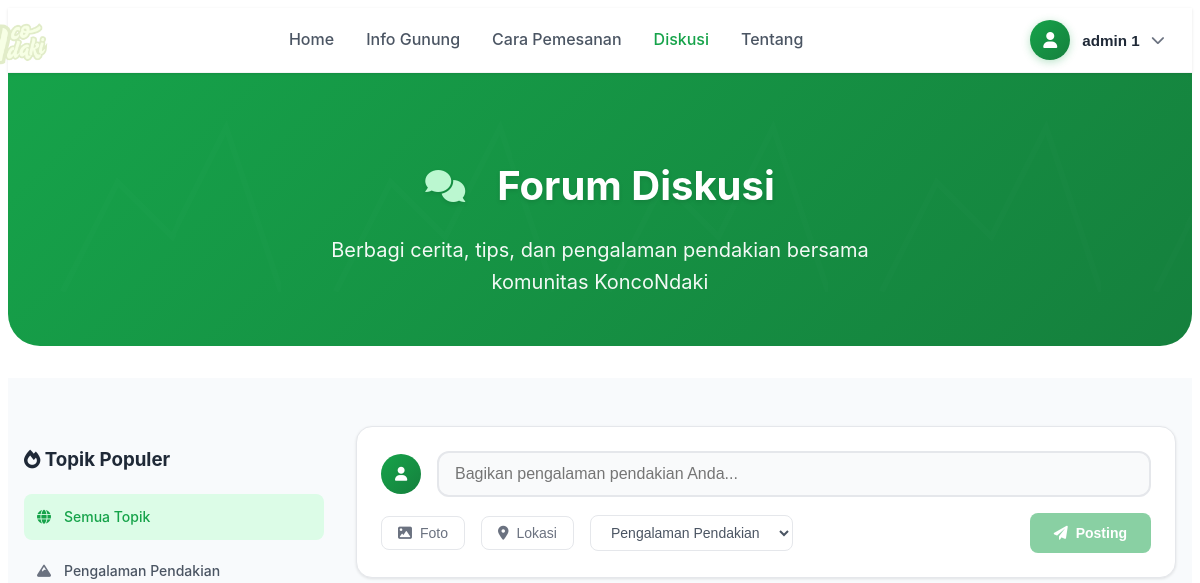
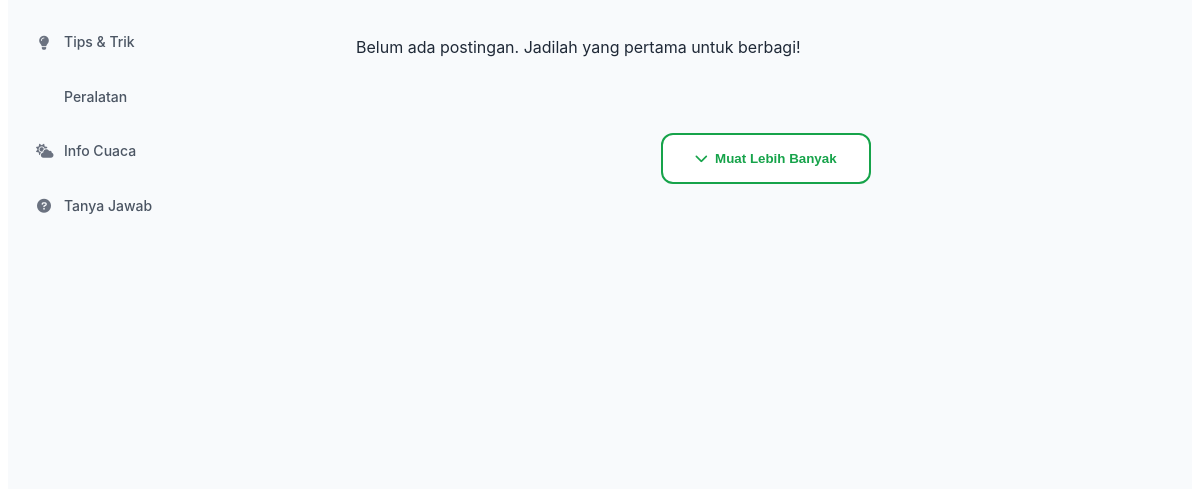
The app's page /diskusi.php (signed in, upper part), older data (2 pictures, top to bottom).
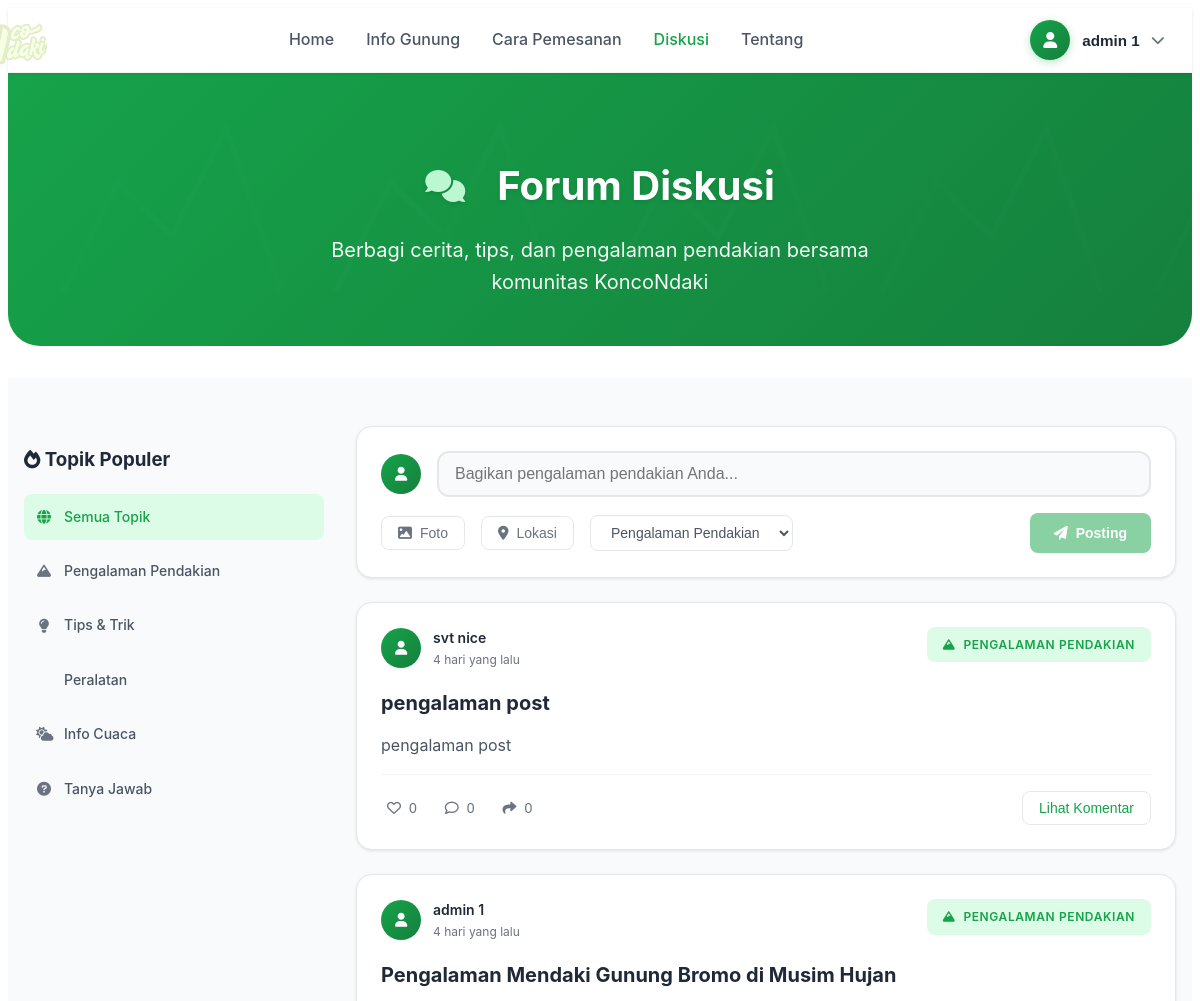
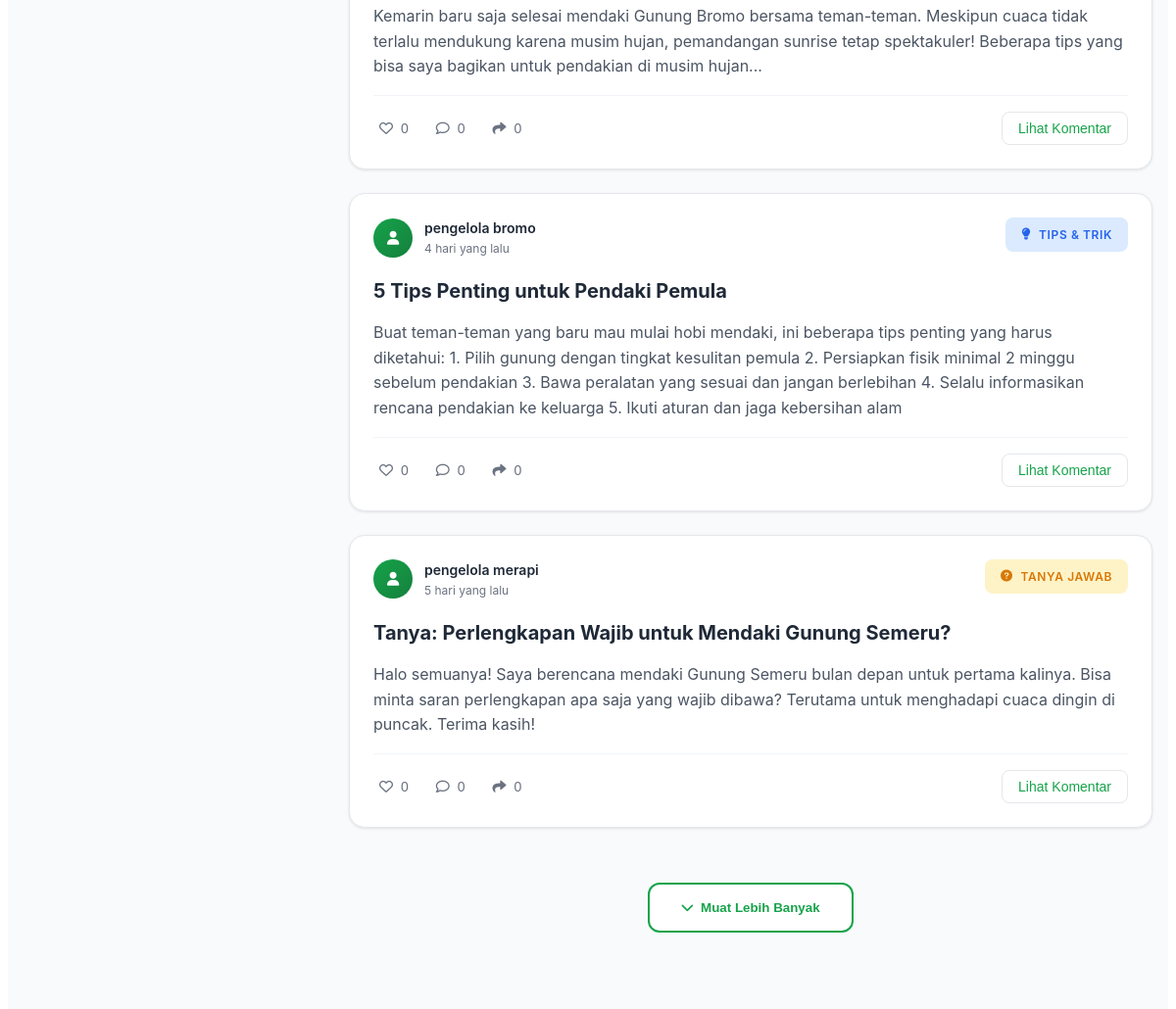
The same page, newer data (2 pictures, top to bottom).
### tables this page shows
CREATE TABLE `forum_posts` (
  `id` int(11) NOT NULL,
  `user_id` int(11) NOT NULL,
  `title` varchar(255) NOT NULL,
  `content` text NOT NULL,
  `category` enum('pengalaman','tips','peralatan','cuaca','tanya-jawab') NOT NULL DEFAULT 'pengalaman',
  `created_at` timestamp NOT NULL DEFAULT current_timestamp(),
  `updated_at` timestamp NOT NULL DEFAULT current_timestamp() ON UPDATE current_timestamp()
);

CREATE TABLE `users` (
  `id` int(11) NOT NULL,
  `first_name` varchar(100) NOT NULL,
  `last_name` varchar(100) NOT NULL,
  `email` varchar(255) NOT NULL,
  `phone` varchar(20) NOT NULL,
  `password` varchar(255) NOT NULL,
  `role` enum('pendaki','porter','guide','ojek','admin','basecamp','pengelola_gunung') NOT NULL DEFAULT 'pendaki',
  `gunung_bertugas_id` int(11) DEFAULT NULL,
  `gunung_id` int(11) DEFAULT NULL,
  `created_at` datetime NOT NULL,
  `updated_at` timestamp NOT NULL DEFAULT current_timestamp() ON UPDATE current_timestamp(),
  `profile_picture` varchar(255) DEFAULT NULL
);

### diskusi.php (the view, shortened to what this page needs)
<?php
require_once 'config/database.php';
try {
    $stmt = $pdo->prepare("
        SELECT fp.*, u.first_name, u.last_name, u.email,
               COALESCE(l.like_count, 0) as like_count,
               COALESCE(c.comment_count, 0) as comment_count,
               DATE_FORMAT(fp.created_at, '%d/%m/%Y %H:%i') as formatted_date,
               CASE
                   WHEN fp.created_at >= DATE_SUB(NOW(), INTERVAL 1 HOUR) THEN 'Baru saja'
                   WHEN fp.created_at >= DATE_SUB(NOW(), INTERVAL 1 DAY) THEN CONCAT(TIMESTAMPDIFF(HOUR, fp.created_at, NOW()), ' jam yang lalu')
                   ELSE CONCAT(TIMESTAMPDIFF(DAY, fp.created_at, NOW()), ' hari yang lalu')
               END as time_ago
        FROM forum_posts fp
        JOIN users u ON fp.user_id = u.id
        LEFT JOIN (
            SELECT post_id, COUNT(*) as like_count
            FROM forum_likes
            GROUP BY post_id
        ) l ON fp.id = l.post_id
        LEFT JOIN (
            SELECT post_id, COUNT(*) as comment_count
            FROM forum_comments
            GROUP BY post_id
        ) c ON fp.id = c.post_id
        ORDER BY fp.created_at DESC
        LIMIT 10
    ");
    $stmt->execute();
    $initial_posts = $stmt->fetchAll();
} catch (Exception $e) {
    $initial_posts = [];
}
$firstName = $_SESSION['first_name'] ?? 'User';
$lastName = $_SESSION['last_name'] ?? '';
$profilePicture = $_SESSION['profile_picture'] ?? '';
?>
<!DOCTYPE html>
<html lang="id">
<head>
    <link rel="stylesheet" href="styles/style.css">
    <link rel="stylesheet" href="styles/dashboard-styles.css">
    <link rel="stylesheet" href="styles/diskusi.css">
    <link href="https://cdnjs.cloudflare.com/ajax/libs/font-awesome/6.0.0/css/all.min.css" rel="stylesheet">
</head>
<body>
    <nav class="navbar">
        <div class="nav-container">
            <div class="nav-content">
                <div class="logo">
                    <img src="images/logo.png" alt="KoncoNdaki Logo">
                </div>
                <div class="nav-links desktop-nav">
                    <a href="dashboard.php" class="nav-link">Home</a>
                    <a href="info-gunung.php" class="nav-link">Info Gunung</a>
                    <a href="cara-pemesanan.php" class="nav-link">Cara Pemesanan</a>
                    <a href="diskusi.php" class="nav-link active">Diskusi</a>
                    <a href="tentang.php" class="nav-link">Tentang</a>
                </div>
                <div class="user-profile desktop-nav">
                    <div class="profile-dropdown">
                        <button class="profile-btn" id="profileBtn">
                            <div class="profile-avatar">
                                <?php if (!empty($profilePicture)): ?>
                                    <img src="uploads/<?php echo htmlspecialchars($profilePicture); ?>" alt="Foto Profil" class="profile-img">
                                <?php else: ?>
                                    <i class="fas fa-user"></i>
                                <?php endif; ?>
                            </div>
                            <span class="profile-name" id="profileName">
                                <?php echo htmlspecialchars($firstName . ' ' . $lastName); ?>
                            </span>
                            <i class="fas fa-chevron-down profile-arrow"></i>
                        </button>
                    </div>
                </div>
            </div>
        </div>
    </nav>
    <section class="page-header">
        <div class="container">
            <div class="header-content">
                <h1><i class="fas fa-comments"></i> Forum Diskusi</h1>
                <p>Berbagi cerita, tips, dan pengalaman pendakian bersama komunitas KoncoNdaki</p>
            </div>
        </div>
    </section>
    <section class="forum-section">
        <div class="container">
            <div class="forum-layout">
                <div class="forum-sidebar">
                    <div class="sidebar-card">
                        <h3><i class="fas fa-fire"></i> Topik Populer</h3>
                        <div class="popular-topics">
                            <div class="topic-tag active" data-category="all">
                                <i class="fas fa-globe"></i>
                                Semua Topik
                            </div>
                            <div class="topic-tag" data-category="pengalaman">
                                <i class="fas fa-mountain"></i>
                                Pengalaman Pendakian
                            </div>
                            <div class="topic-tag" data-category="tips">
                                <i class="fas fa-lightbulb"></i>
                                Tips & Trik
                            </div>
                            <div class="topic-tag" data-category="peralatan">
                                Peralatan
                            </div>
                            <div class="topic-tag" data-category="cuaca">
                                <i class="fas fa-cloud-sun"></i>
                                Info Cuaca
                            </div>
                            <div class="topic-tag" data-category="tanya-jawab">
                                <i class="fas fa-question-circle"></i>
                                Tanya Jawab
                            </div>
                        </div>
                    </div>
                </div>
                <div class="forum-main">
                    <div class="create-post-card">
                        <div class="create-post-header">
                            <div class="user-avatar">
                                <?php if (!empty($profilePicture)): ?>
                                    <img src="uploads/<?php echo htmlspecialchars($profilePicture); ?>" alt="Foto Profil" class="profile-img">
                                <?php else: ?>
                                    <i class="fas fa-user"></i>
                                <?php endif; ?>
                            </div>
                            <input type="text" placeholder="Bagikan pengalaman pendakian Anda..." id="createPostInput">
                        </div>
                        <div class="create-post-actions">
                            <div class="post-options">
                                <button class="post-option" id="addImageBtn">
                                    <i class="fas fa-image"></i>
                                    Foto
                                </button>
                                <button class="post-option" id="addLocationBtn">
                                    <i class="fas fa-map-marker-alt"></i>
                                    Lokasi
                                </button>
                                <select class="category-select" id="categorySelect">
                                    <option value="pengalaman">Pengalaman Pendakian</option>
                                </select>
                            </div>
                            <button class="btn-post" id="submitPostBtn">
                                <i class="fas fa-paper-plane"></i>
                                Posting
                            </button>
                        </div>
                    </div>
                    <div class="posts-feed" id="postsFeed">
                        <?php if (!empty($initial_posts)): ?>
                            <?php foreach ($initial_posts as $post): ?>
                                <?php
                                $categoryInfo = [
                                    'pengalaman' => ['name' => 'Pengalaman Pendakian', 'icon' => 'fa-mountain', 'class' => 'pengalaman'],
                                    'tips' => ['name' => 'Tips & Trik', 'icon' => 'fa-lightbulb', 'class' => 'tips'],
                                    'peralatan' => ['name' => 'Peralatan', 'icon' => 'fa-backpack', 'class' => 'peralatan'],
                                    'cuaca' => ['name' => 'Info Cuaca', 'icon' => 'fa-cloud-sun', 'class' => 'cuaca'],
                                    'tanya-jawab' => ['name' => 'Tanya Jawab', 'icon' => 'fa-question-circle', 'class' => 'tanya-jawab']
                                ];
                                $category = $categoryInfo[$post['category']] ?? $categoryInfo['pengalaman'];
                                $fullName = htmlspecialchars($post['first_name'] . ' ' . $post['last_name']);
                                ?>
                                <div class="post-card" data-category="<?php echo $post['category']; ?>" data-post-id="<?php echo $post['id']; ?>">
                                    <div class="post-header">
                                        <div class="post-author">
                                            <div class="author-avatar">
                                                <i class="fas fa-user"></i>
                                            </div>
                                            <div class="author-info">
                                                <span class="author-name"><?php echo $fullName; ?></span>
                                                <span class="post-time"><?php echo $post['time_ago']; ?></span>
                                            </div>
                                        </div>
                                        <div class="post-category <?php echo $category['class']; ?>">
                                            <i class="fas <?php echo $category['icon']; ?>"></i>
                                            <?php echo $category['name']; ?>
                                        </div>
                                    </div>
                                    <div class="post-content">
                                        <h3><?php echo htmlspecialchars($post['title']); ?></h3>
                                        <p><?php echo htmlspecialchars($post['content']); ?></p>
                                    </div>
                                    <div class="post-footer">
                                        <div class="post-stats">
                                            <button class="stat-btn like-btn" data-post="<?php echo $post['id']; ?>">
                                                <i class="far fa-heart"></i>
                                                <span><?php echo $post['like_count']; ?></span>
                                            </button>
                                            <button class="stat-btn comment-btn" data-post="<?php echo $post['id']; ?>">
                                                <i class="far fa-comment"></i>
                                                <span><?php echo $post['comment_count']; ?></span>
                                            </button>
                                            <button class="stat-btn share-btn">
                                                <i class="fas fa-share"></i>
                                                <span>0</span>
                                            </button>
                                        </div>
                                        <button class="btn-read-more" onclick="expandPost(<?php echo $post['id']; ?>)">
                                            Lihat Komentar
                                        </button>
                                    </div>
                                </div>
                            <?php endforeach; ?>
                        <?php else: ?>
                            <div class="no-posts">
                                <p>Belum ada postingan. Jadilah yang pertama untuk berbagi!</p>
                            </div>
                        <?php endif; ?>
                    </div>
                    <div class="load-more-section">
                        <button class="btn-load-more" id="loadMoreBtn">
                            <i class="fas fa-chevron-down"></i>
                            Muat Lebih Banyak
                        </button>
                    </div>
                </div>
            </div>
        </div>
    </section>
</body>
</html>

### styles/style.css (style rules this page uses)
body { font-family: -apple-system, BlinkMacSystemFont, 'Segoe UI', Roboto, Oxygen, Ubuntu, Cantarell, sans-serif; line-height: 1.6; color: #1f2937; background-color: #ffffff; }
.container { max-width: 1200px; margin: 0 auto; padding: 0 1rem; }
.navbar { background-color: #ffffff; box-shadow: 0 1px 3px rgba(0, 0, 0, 0.1); border-bottom: 1px solid #f3f4f6; position: sticky; top: 0; z-index: 1000; }
.nav-container { max-width: 1200px; margin: 0 auto; padding: 0 1rem; }
.nav-content { display: flex; justify-content: space-between; align-items: center; height: 4rem; }
.logo { display: flex; align-items: center; gap: 0.5rem; font-size: 1.25rem; font-weight: bold; margin-left: -100px; color: #1f2937; }
.logo img { height: 150%; width: 150%; max-width: 150px; max-height: 150px; object-fit: cover; margin-top: 10px; }
.nav-links { display: flex; align-items: center; gap: 2rem; }
.nav-link { text-decoration: none; color: #4b5563; font-weight: 500; transition: color 0.2s ease; }
.nav-link:hover, .nav-link.active { color: #16a34a; }
.page-header { background: linear-gradient(135deg, #16a34a 0%, #15803d 100%); color: white; padding: 4rem 0 2rem; position: relative; overflow: hidden; border-radius: 0 0 2rem 2rem; margin-bottom: 2rem; }
.page-header .header-content { text-align: center; position: relative; z-index: 1; max-width: 900px; margin: 0 auto; }
.page-header h1 { font-size: 2.5rem; font-weight: 800; margin-bottom: 1rem; display: flex; align-items: center; justify-content: center; gap: 1rem; }
.page-header h1 i { font-size: 2rem; }
.page-header p { font-size: 1.2rem; opacity: 0.9; max-width: 600px; margin: 0 auto 2rem auto; }

### styles/dashboard-styles.css (style rules this page uses)
.user-profile { position: relative; }
.profile-dropdown { position: relative; }
.profile-btn { display: flex; align-items: center; gap: 0.75rem; background: none; border: none; cursor: pointer; padding: 0.75rem; border-radius: 0.75rem; transition: all 0.2s ease; min-width: 0; }
.profile-avatar { width: 2.5rem; height: 2.5rem; background: linear-gradient(135deg, #16a34a 0%, #15803d 100%); border-radius: 50%; display: flex; align-items: center; justify-content: center; color: white; font-size: 1rem; font-weight: 600; box-shadow: 0 2px 8px rgba(22, 163, 74, 0.3); flex-shrink: 0; }
.profile-name { font-weight: 600; color: #1f2937; font-size: 0.95rem; white-space: nowrap; overflow: hidden; text-overflow: ellipsis; max-width: 120px; }
.profile-arrow { color: #6b7280; font-size: 0.875rem; transition: transform 0.2s ease; flex-shrink: 0; }

Row changes from the older to the newer data that the page shows:
added forum_posts: user.last_name "svt nice", time_ago "4 hari yang lalu", category "PENGALAMAN PENDAKIAN", title "pengalaman post", content "pengalaman post", like_count "0", comment_count "0"
added forum_posts: user.last_name "admin 1", time_ago "4 hari yang lalu", category "PENGALAMAN PENDAKIAN", title "Pengalaman Mendaki Gunung Bromo di Musim Hujan", content "Kemarin baru saja selesai mendaki Gunung Bromo bersama teman-teman. Meskipun cuaca tidak terlalu mendukung karena musim hujan, pemandangan sunrise tetap spektakuler! Beberapa tips yang bisa saya bagikan untuk pendakian di musim hujan...", like_count "0", comment_count "0"
added forum_posts: user.last_name "pengelola bromo", time_ago "4 hari yang lalu", category "TIPS & TRIK", title "5 Tips Penting untuk Pendaki Pemula", content "Buat teman-teman yang baru mau mulai hobi mendaki, ini beberapa tips penting yang harus diketahui: 1. Pilih gunung dengan tingkat kesulitan pemula 2. Persiapkan fisik minimal 2 minggu sebelum pendakian 3. Bawa peralatan yang sesuai dan jangan berlebihan 4. Selalu informasikan rencana pendakian ke keluarga 5. Ikuti aturan dan jaga kebersihan alam", like_count "0", comment_count "0"
added forum_posts: user.last_name "pengelola merapi", time_ago "5 hari yang lalu", category "TANYA JAWAB", title "Tanya: Perlengkapan Wajib untuk Mendaki Gunung Semeru?", content "Halo semuanya! Saya berencana mendaki Gunung Semeru bulan depan untuk pertama kalinya. Bisa minta saran perlengkapan apa saja yang wajib dibawa? Terutama untuk menghadapi cuaca dingin di puncak. Terima kasih!", like_count "0", comment_count "0"
Text that changed along with them:
text no longer shown: "Belum ada postingan. Jadilah yang pertama untuk berbagi!"
